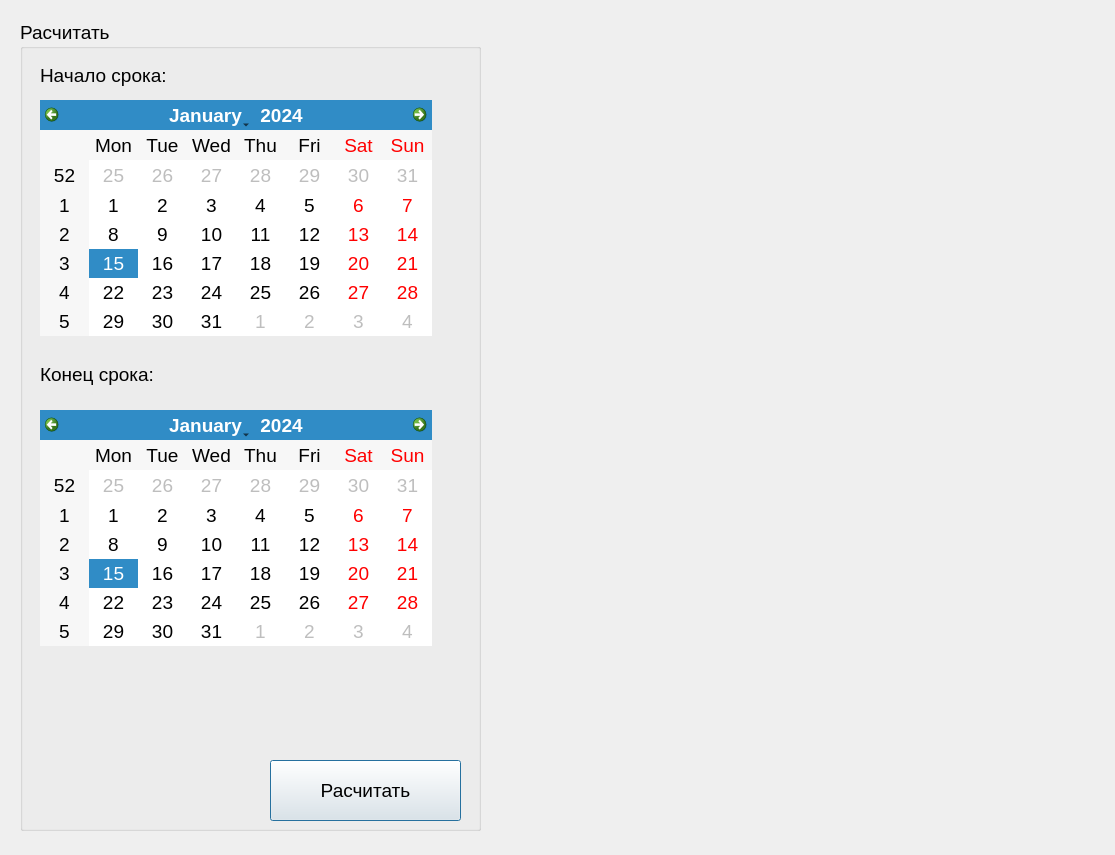
<?xml version="1.0" encoding="UTF-8"?>
<ui version="4.0">
 <class>Dialog</class>
 <widget class="QDialog" name="Dialog">
  <property name="geometry">
   <rect>
    <x>0</x>
    <y>0</y>
    <width>1115</width>
    <height>855</height>
   </rect>
  </property>
  <property name="windowTitle">
   <string>Dialog</string>
  </property>
  <widget class="QGroupBox" name="groupBox">
   <property name="geometry">
    <rect>
     <x>20</x>
     <y>20</y>
     <width>461</width>
     <height>811</height>
    </rect>
   </property>
   <property name="font">
    <font>
     <pointsize>14</pointsize>
    </font>
   </property>
   <property name="title">
    <string>Расчитать </string>
   </property>
   <widget class="QPushButton" name="Calculate">
    <property name="geometry">
     <rect>
      <x>250</x>
      <y>740</y>
      <width>191</width>
      <height>61</height>
     </rect>
    </property>
    <property name="text">
     <string>Расчитать</string>
    </property>
   </widget>
   <widget class="QLabel" name="label">
    <property name="geometry">
     <rect>
      <x>20</x>
      <y>40</y>
      <width>151</width>
      <height>31</height>
     </rect>
    </property>
    <property name="text">
     <string>Начало срока:</string>
    </property>
   </widget>
   <widget class="QLabel" name="label_2">
    <property name="geometry">
     <rect>
      <x>20</x>
      <y>339</y>
      <width>151</width>
      <height>31</height>
     </rect>
    </property>
    <property name="text">
     <string>Конец срока:</string>
    </property>
   </widget>
   <widget class="QCalendarWidget" name="Start">
    <property name="geometry">
     <rect>
      <x>20</x>
      <y>80</y>
      <width>392</width>
      <height>236</height>
     </rect>
    </property>
   </widget>
   <widget class="QCalendarWidget" name="End">
    <property name="geometry">
     <rect>
      <x>20</x>
      <y>390</y>
      <width>392</width>
      <height>236</height>
     </rect>
    </property>
   </widget>
  </widget>
 </widget>
 <resources/>
 <connections/>
</ui>
